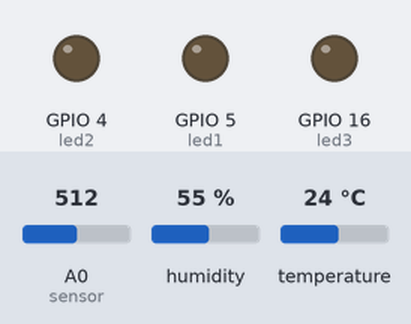
Recording of a sketch running on a simulated ESP8266 (NodeMCU). Parts: output pins drawn as LEDs (lit = HIGH). Inputs (shaded band) come from the test bench; at power-on: A0 (sensor) = 512, humidity 55 %, temperature 24 °C. WiFi joins after 1.5 s; servers stay silent unless stated; random numbers use the default seed unless the sketch sets one; no MQTT or app messages arrive unless stated; what the sketch prints to the serial monitor is not drawn.

Above: at 2.7 s.
2.8 s: A0 (sensor) set to 234
7.5 s: A0 (sensor) set to 208
At 9.8 s:
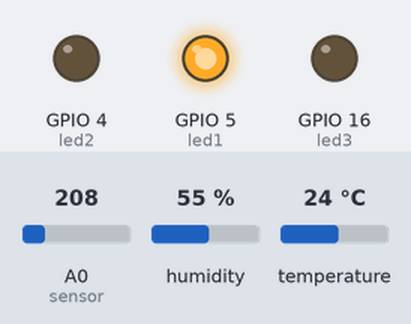
25.5 s: A0 (sensor) set to 122
Timing chart, 0 to 34.5 s (numbered marks = the images above; inputs shaded):
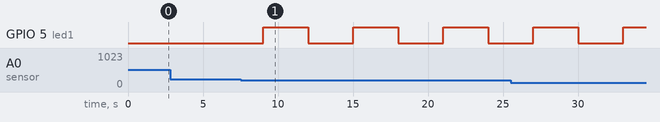

Measured:
- the behaviour switches between 224 and 223 on A0 (sensor) (found by bisection; images 0 and 1)
- after the input at 2.8 s, every drawn part: stays the same
- after the input at 7.5 s, GPIO 5 (led1): alternates HIGH for 3.0 s and LOW for 3.0 s, starting after 1.5 s

The sketch:

arduino.ino
```cpp
#ifdef ESP8266
  #include <ESP8266WiFi.h>
  #include <WiFiClientSecure.h>
#else
  #include <WiFi.h>
  #include <WiFiClientSecure.h>
#endif

#include <stdlib.h>
#include "DHTesp.h"
#include <ArduinoJson.h>
#include <PubSubClient.h>

/**** DHT11 sensor Settings *******/
#define DHTpin 2  // Set DHT pin as GPIO14 - D5
#define mqtt_topic_pub_sensor "sensor/data"
#define mqtt_topic_sub_led "led_state"
#define mqtt_topic_pub_led "response_status"
#define mqtt_topic_sub_ledSate "recieve/led-status"
DHTesp dht;

/**** LED Settings *******/
const int led1 = 5;  // Set LED pin as GPIO5 - D1
const int led3 = 16;  // Set LED pin as GPIO16 - D0
const int led2 = 4;  // Set LED pin as GPIO4 - D2
boolean stled1 = false;
boolean stled2 = false;
boolean stled3 = false;
boolean blinkLed1Status = false;

/****** WiFi Connection Details *******/
const char* ssid = "Đức";
const char* password = "11111111";

/******* MQTT Broker Connection Details *******/
const char* mqtt_server = "broker.emqx.io";
const int mqtt_port = 1883;
const char* mqtt_username = "huuduc"; // Tên người dùng MQTT
const char* mqtt_password = "123";    // Mật khẩu MQTT

/**** Secure WiFi Connectivity Initialisation *****/
WiFiClient espClient;
/**** MQTT Client Initialisation Using WiFi Connection *****/
PubSubClient client(espClient);

unsigned long lastMsg = 0;
#define MSG_BUFFER_SIZE (50)
char msg[MSG_BUFFER_SIZE];

/************* Connect to WiFi ***********/
// Hàm kết nối Wi-Fi
void setup_wifi() {
  delay(10);
  Serial.println();
  Serial.print("Connecting to ");
  Serial.println(ssid);

  WiFi.begin(ssid, password);

  int retries = 0;
  while (WiFi.status() != WL_CONNECTED && retries < 20) {
    delay(500);
    Serial.print(".");
    retries++;
  }

  if (WiFi.status() == WL_CONNECTED) {
    Serial.println("");
    Serial.println("WiFi connected");
    Serial.println("IP address: ");
    Serial.println(WiFi.localIP());
  } else {
    Serial.println("Failed to connect to Wi-Fi");
    // Nếu không kết nối được Wi-Fi, bạn có thể reset hoặc thực hiện hành động khác
  }
}
void reconnect() {
  while (!client.connected()) {
    Serial.print("Attempting MQTT connection...");
    String clientID = "ESPClient-";
    clientID += String(random(0xffff), HEX);

    // Kết nối tới MQTT Broker
    if (client.connect(clientID.c_str(), mqtt_username, mqtt_password)) {
      Serial.println("connected");

      // Subscribe vào các topic cần thiết
      client.subscribe(mqtt_topic_sub_led);
      client.subscribe(mqtt_topic_sub_ledSate);

    } else {
      Serial.print("failed, rc=");
      Serial.print(client.state());
      Serial.println(" try again in 5 seconds");
      // Thử lại sau 5 giây nếu thất bại
      delay(5000);
    }
  }
}


void callback(char* topic, byte* payload, unsigned int length) {
  String incomingMessage = "";
  for (int i = 0; i < length; i++) {
    incomingMessage += (char)payload[i];
  }

  Serial.println("Message arrived [" + String(topic) + "]: " + incomingMessage);

  if (strcmp(topic, mqtt_topic_sub_led) == 0) {
    // Xử lý dữ liệu từ topic điều khiển LED
    DynamicJsonDocument doc(1024);
    DeserializationError error = deserializeJson(doc, incomingMessage);
    if (error) {
      Serial.print("deserializeJson() failed: ");
      Serial.println(error.c_str());
      return;
    }
    int led_id = doc["led_id"];
    String status = doc["status"];

    // Cập nhật trạng thái LED
    if (led_id == 1) {
      stled1 = (status.equals("ON"));
      digitalWrite(led1, stled1 ? HIGH : LOW);
    } else if (led_id == 2) {
      stled2 = (status.equals("ON"));
      digitalWrite(led2, stled2 ? HIGH : LOW);
    } else if (led_id == 3) {
      stled3 = (status.equals("ON"));
      digitalWrite(led3, stled3 ? HIGH : LOW);
    }

    // Gửi trạng thái cập nhật lên MQTT Broker
    DynamicJsonDocument responseDoc(1024);
    responseDoc["led_id"] = led_id;
    responseDoc["status"] = status;

    char responseMessage[256];
    serializeJson(responseDoc, responseMessage);
    client.publish(mqtt_topic_pub_led, responseMessage);

  } else if (strcmp(topic, mqtt_topic_sub_ledSate) == 0) {
    // Xử lý dữ liệu từ topic nhận trạng thái LED
    DynamicJsonDocument doc(1024);
    DeserializationError error = deserializeJson(doc, incomingMessage);

    if (error) {
      Serial.print("deserializeJson() failed: ");
      Serial.println(error.c_str());
      return;
    }
    Serial.println("[" + String(topic) + "]: " + incomingMessage);
    for (JsonObject obj : doc.as<JsonArray>()) {
      int led_id = obj["id"];
      bool status = obj["status"];

      // Cập nhật trạng thái LED dựa trên id và status
      if (led_id == 1) {
        stled1 = status;
        digitalWrite(led1, stled1 ? HIGH : LOW);
      } else if (led_id == 2) {
        stled2 = status;
        digitalWrite(led2, stled2 ? HIGH : LOW);
      } else if (led_id == 3) {
        stled3 = status;
        digitalWrite(led3, stled3 ? HIGH : LOW);
      }
    }
  }
}


void publishMessage(const char* topic, String payload, boolean retained) {
  if (client.publish(topic, payload.c_str(), retained)){
    Serial.println("[" + String(topic) + "]: " + payload);
  }
}

// void blinkLed1() {
//   static unsigned long lastBlinkTime = 0;  // Thời gian nhấp nháy trước đó
//   static bool ledState = LOW;  // Trạng thái hiện tại của LED
//   unsigned long currentMillis = millis();  // Lấy thời gian hiện tại

//   // Đặt thời gian nhấp nháy (1000 ms cho mỗi lần)
//   if (currentMillis - lastBlinkTime >= 100) { // Thay đổi 500 thành giá trị bạn muốn để điều chỉnh tốc độ nhấp nháy
//     ledState = !ledState; // Đổi trạng thái LED
//     digitalWrite(led1, ledState); // Ánh sáng LED
//     lastBlinkTime = currentMillis; // Cập nhật thời gian nhấp nháy
//   }
// }
unsigned long blinkInterval = 100; // Thay đổi giá trị này để tăng tốc độ nhấp nháy (mili giây)
unsigned long previousMillis = 0; // Biến để theo dõi thời gian đã trôi qua

void blinkLed1() {
  unsigned long currentMillis = millis();

  if (currentMillis - previousMillis >= blinkInterval) {
    previousMillis = currentMillis; // Cập nhật thời gian trước đó
    // Đổi trạng thái của LED 1
    if (digitalRead(led1) == LOW) {
      digitalWrite(led1, HIGH); // Bật LED
    } else {
      digitalWrite(led1, LOW); // Tắt LED
    }
  }
}

void setup() {
  Serial.begin(9600);
  while (!Serial) delay(1);
  Serial.println("Starting...");

  dht.setup(DHTpin, DHTesp::DHT11);  // Set up DHT11 sensor
  pinMode(led1, OUTPUT);
  pinMode(led3, OUTPUT);
  pinMode(led2, OUTPUT);  // Set up LED

  setup_wifi();

  client.setServer(mqtt_server, mqtt_port);
  client.setCallback(callback);
}

void loop() {
  if (!client.connected()){
    reconnect();

  } // Check if client is connected
  client.loop();

  long now = millis();
  if (now - lastMsg > 3000) {
    // Read DHT11 temperature and humidity
    //delay(dht.getMinimumSamplingPeriod()); // Thời gian lấy mẫu tối thiểu
    //int sensorValue = analogRead(A0);  // Đọc giá trị từ chân ADC (A0)
    float light = 1024 - analogRead(A0);//calculateResistance(sensorValue);
    float humidity = dht.getHumidity();
    float temperature = dht.getTemperature();
    int ran = rand() % 100;
    lastMsg = now;

    // Tạo JSON payload
    DynamicJsonDocument doc(1024);
    doc["humidity"] = humidity;
    doc["temperature"] = temperature;
    doc["light"] = light;


    char mqtt_message[256];
    serializeJson(doc, mqtt_message);
    publishMessage(mqtt_topic_pub_sensor, mqtt_message, true);

    if (light > 800) { // Kiểm tra nếu ánh sáng lớn hơn 700 lux
      blinkLed1Status = true; // Đặt trạng thái nhấp nháy thành true
      blinkLed1(); // Gọi hàm nhấp nháy LED 1
    } else {
      blinkLed1Status = false; // Đặt trạng thái nhấp nháy thành false
      digitalWrite(led1, stled1 ? HIGH : LOW); // Tắt LED nếu ánh sáng không lớn hơn 700 lux
    }
    if (blinkLed1Status) {
      blinkLed1();
    } else {
      digitalWrite(led1, stled1 ? HIGH : LOW); // Tắt LED nếu không nhấp nháy
    }

  }
}
```
